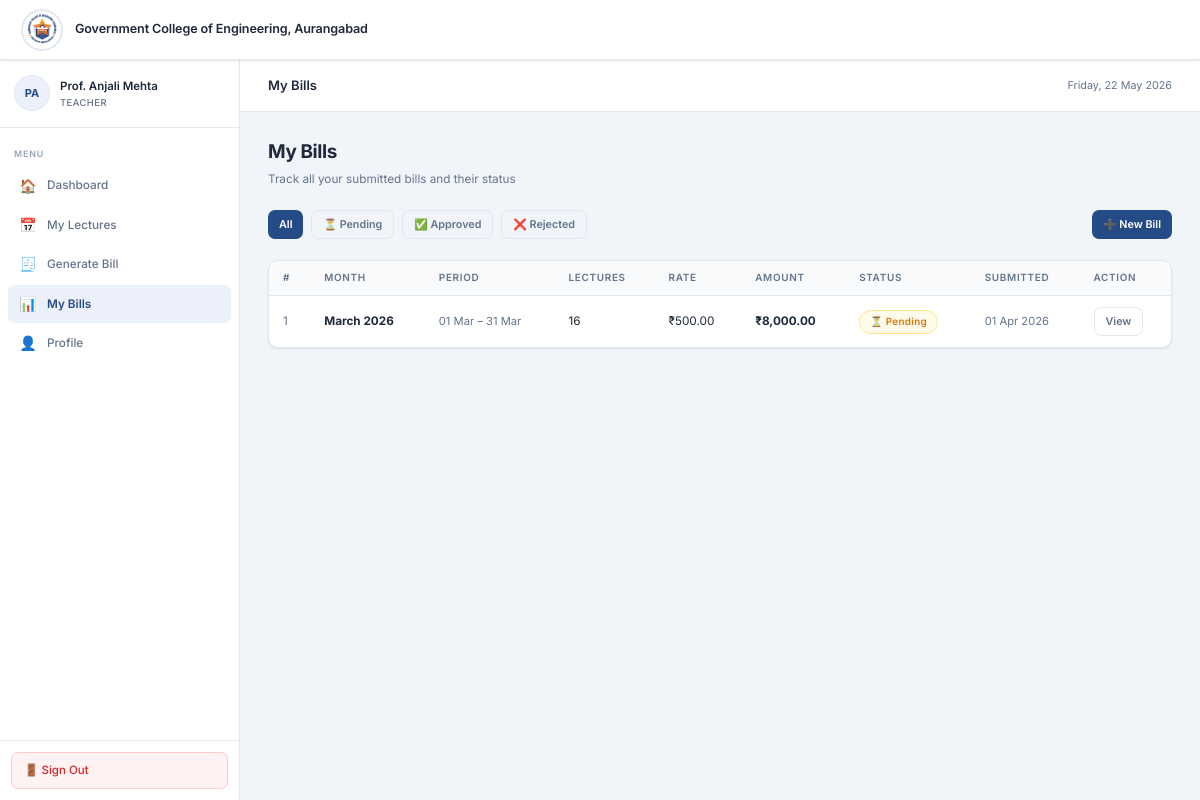
The page /teacher/my-bills.php (signed in) on the database its author committed.
### tables this page shows
CREATE TABLE IF NOT EXISTS bills (
    id               INT AUTO_INCREMENT PRIMARY KEY,
    teacher_id       INT            NOT NULL,
    generated_by     INT            DEFAULT NULL,   
    month_year       VARCHAR(20)    NOT NULL,        
    period_from      DATE           NOT NULL,
    period_to        DATE           NOT NULL,
    total_lectures   INT            NOT NULL DEFAULT 0,
    rate_per_lecture DECIMAL(8,2)   NOT NULL DEFAULT 0.00,
    total_amount     DECIMAL(10,2)  NOT NULL DEFAULT 0.00,
    status           ENUM('pending', 'approved', 'rejected') NOT NULL DEFAULT 'pending',
    rejection_reason TEXT           DEFAULT NULL,
    submitted_at     TIMESTAMP      NOT NULL DEFAULT CURRENT_TIMESTAMP,
    reviewed_at      TIMESTAMP      NULL DEFAULT NULL,
    reviewed_by      INT            DEFAULT NULL,
    FOREIGN KEY (teacher_id)  REFERENCES users(id) ON DELETE CASCADE,
    FOREIGN KEY (reviewed_by) REFERENCES users(id) ON DELETE SET NULL
);

### includes/auth.php (called while the page is built, shortened)
<?php
function getInitials(string $name): string {
    $parts = explode(' ', trim($name));
    $init  = '';
    foreach (array_slice($parts, 0, 2) as $p) {
        $init .= strtoupper($p[0] ?? '');
    }
    return $init ?: '?';
}

### teacher/my-bills.php (the view, shortened to what this page needs)
<?php
require_once '../includes/db.php';
require_once '../includes/auth.php';
require_once '../includes/functions.php';
$user = currentUser();
$uid  = $user['id'];
$filterStatus = $_GET['status'] ?? '';
$sql = "SELECT * FROM bills WHERE teacher_id=?";
$params = [$uid];
$sql .= " ORDER BY submitted_at DESC";
$stmt = $pdo->prepare($sql); $stmt->execute($params);
$bills = $stmt->fetchAll();
renderHead('My Bills');
?>
<div class="app-layout">
<?php renderSidebar('my-bills','teacher',$user); ?>
<div class="main-content">
<?php renderTopbar('My Bills'); ?>
<div class="page-body">
    <div class="page-header">
        <h1>My Bills</h1>
        <p>Track all your submitted bills and their status</p>
    </div>
    <div style="display:flex;gap:8px;margin-bottom:1.5rem;flex-wrap:wrap">
        <a href="my-bills.php" class="btn <?= !$filterStatus ? 'btn-primary' : 'btn-outline' ?> btn-sm">All</a>
        <a href="?status=pending"  class="btn <?= $filterStatus==='pending'  ? 'btn-primary' : 'btn-outline' ?> btn-sm">⏳ Pending</a>
        <a href="?status=approved" class="btn <?= $filterStatus==='approved' ? 'btn-primary' : 'btn-outline' ?> btn-sm">✅ Approved</a>
        <a href="?status=rejected" class="btn <?= $filterStatus==='rejected' ? 'btn-primary' : 'btn-outline' ?> btn-sm">❌ Rejected</a>
        <a href="generate-bill.php" class="btn btn-gold btn-sm" style="margin-left:auto">➕ New Bill</a>
    </div>
    <div class="card">
        <?php if ($bills): ?>
        <div class="table-wrap">
            <table>
                <thead>
                    <tr>
                        <th>#</th>
                        <th>Month</th>
                        <th>Period</th>
                        <th>Lectures</th>
                        <th>Rate</th>
                        <th>Amount</th>
                        <th>Status</th>
                        <th>Submitted</th>
                        <th>Action</th>
                    </tr>
                </thead>
                <tbody>
                <?php foreach ($bills as $b): ?>
                <tr>
                    <td style="color:var(--muted)"><?= $b['id'] ?></td>
                    <td><strong><?= e($b['month_year']) ?></strong></td>
                    <td style="font-size:0.8rem;color:var(--muted)"><?= fmtDate($b['period_from'],'d M') ?> – <?= fmtDate($b['period_to'],'d M') ?></td>
                    <td><?= (int)$b['total_lectures'] ?></td>
                    <td><?= formatINR($b['rate_per_lecture']) ?></td>
                    <td><strong><?= formatINR($b['total_amount']) ?></strong></td>
                    <td><?= statusBadge($b['status']) ?></td>
                    <td style="font-size:0.8rem;color:var(--muted)"><?= fmtDate($b['submitted_at'],'d M Y') ?></td>
                    <td>
                        <a href="bill-detail.php?id=<?= $b['id'] ?>" class="btn btn-outline btn-sm">View</a>
                    </td>
                </tr>
                <?php endforeach; ?>
                </tbody>
            </table>
        </div>
        <?php endif; ?>
    </div>
</div>
</div>
</div>
<?php renderFooter(); ?>

### includes/functions.php (shortened to what this page needs)
<?php
function e(string $str): string {
    return htmlspecialchars($str, ENT_QUOTES, 'UTF-8');
}
function formatINR(float $amount): string {
    return '₹' . number_format($amount, 2);
}
function fmtDate(string $date, string $format = 'd M Y'): string {
    return date($format, strtotime($date));
}
function statusBadge(string $status): string {
    $map = [
        'pending'  => 'badge-pending',
        'approved' => 'badge-approved',
        'rejected' => 'badge-rejected',
    ];
    $cls  = $map[$status] ?? 'badge-pending';
    $icon = ['pending'=>'⏳','approved'=>'✅','rejected'=>'❌'][$status] ?? '';
    return '<span class="badge '.$cls.'">'.$icon.' '.ucfirst(e($status)).'</span>';
}
function renderSidebar(string $active, string $role, array $user): void {
    $base = '../';
    $teacherNav = [
        ['key'=>'dashboard',     'href'=>'dashboard.php',     'icon'=>'🏠', 'label'=>'Dashboard'],
        ['key'=>'lectures',      'href'=>'lectures.php',      'icon'=>'📅', 'label'=>'My Lectures'],
        ['key'=>'generate-bill', 'href'=>'generate-bill.php', 'icon'=>'🧾', 'label'=>'Generate Bill'],
        ['key'=>'my-bills',      'href'=>'my-bills.php',      'icon'=>'📊', 'label'=>'My Bills'],
        ['key'=>'profile',       'href'=>'profile.php',       'icon'=>'👤', 'label'=>'Profile'],
    ];
    $hodNav = [
        ['key'=>'dashboard',       'href'=>'dashboard.php',       'icon'=>'🏠', 'label'=>'Dashboard'],
        ['key'=>'requests',        'href'=>'requests.php',        'icon'=>'📥', 'label'=>'Pending Requests'],
        ['key'=>'all-bills',       'href'=>'all-bills.php',       'icon'=>'📋', 'label'=>'All Bills'],
        ['key'=>'other-bills',     'href'=>'other-bills.php',     'icon'=>'🧾', 'label'=>'Other Bills'],
        ['key'=>'manage-teachers', 'href'=>'manage-teachers.php', 'icon'=>'👨‍🏫', 'label'=>'Manage Teachers'],
        ['key'=>'profile',         'href'=>'profile.php',         'icon'=>'👤', 'label'=>'Profile'],
    ];
    $navItems  = ($role === 'hod') ? $hodNav : $teacherNav;
    $initials  = getInitials($user['name']);
    $roleLabel = ($role === 'hod') ? 'HOD' : 'Teacher';
    ?>
    <aside class="sidebar">
        <div class="sidebar-user">
            <div class="user-avatar"><?= e($initials) ?></div>
            <div class="user-info">
                <div class="name"><?= e($user['name']) ?></div>
                <div class="role-badge"><?= $roleLabel ?></div>
            </div>
        </div>
        <nav class="sidebar-nav">
            <div class="nav-label">Menu</div>
            <?php foreach ($navItems as $item): ?>
            <a href="<?= e($item['href']) ?>" class="nav-item <?= $active === $item['key'] ? 'active' : '' ?>">
                <span class="icon"><?= $item['icon'] ?></span>
                <?= e($item['label']) ?>
            </a>
            <?php endforeach; ?>
        </nav>
        <div class="sidebar-footer">
            <a href="<?= $base ?>logout.php" class="btn-logout"
               onclick="return confirmAction('Sign out of your account?')">
                🚪 Sign Out
            </a>
        </div>
    </aside>
    <?php
}
function renderTopbar(string $title): void {
    $date = date('l, d F Y');
    ?>
    <div class="topbar">
        <div class="topbar-title"><?= e($title) ?></div>
        <div class="topbar-right">
            <span class="topbar-date"><?= $date ?></span>
        </div>
    </div>
    <?php
}
function renderHead(string $title, string $base = '../'): void {
    ?>
<!DOCTYPE html>
<html lang="en">
<head>
    <link rel="stylesheet" href="<?= $base ?>assets/css/style.css">
</head>
<body>
<nav class="navbar">
    <div class="navbar-brand">
        <div class="navbar-logo">
            <img src="<?= $base ?>assets/images/logo.png" alt="College Logo">
        </div>
        <span class="navbar-college">Government College of Engineering, Aurangabad</span>
    </div>
</nav>
    <?php
}
function renderFooter(string $base = '../'): void {
    ?>
</body>
</html>
    <?php
}

### rows shown on the page
bills: id "1", month_year "March 2026", period_from "01 Mar", period_to "31 Mar", total_lectures "16", rate_per_lecture "₹500.00", total_amount "₹8,000.00", status "⏳", status "Pending", submitted_at "01 Apr 2026"

### other values the page prints
$initials "PA"
$user['name'] "Prof. Anjali Mehta"
$roleLabel "TEACHER"
$item['icon'] "🏠"
$item['label'] "Dashboard"
$item['icon'] "📅"
$item['label'] "My Lectures"
$item['icon'] "🧾"
$item['label'] "Generate Bill"
$item['icon'] "📊"
$item['label'] "My Bills"
$item['icon'] "👤"
$item['label'] "Profile"
$title "My Bills"
